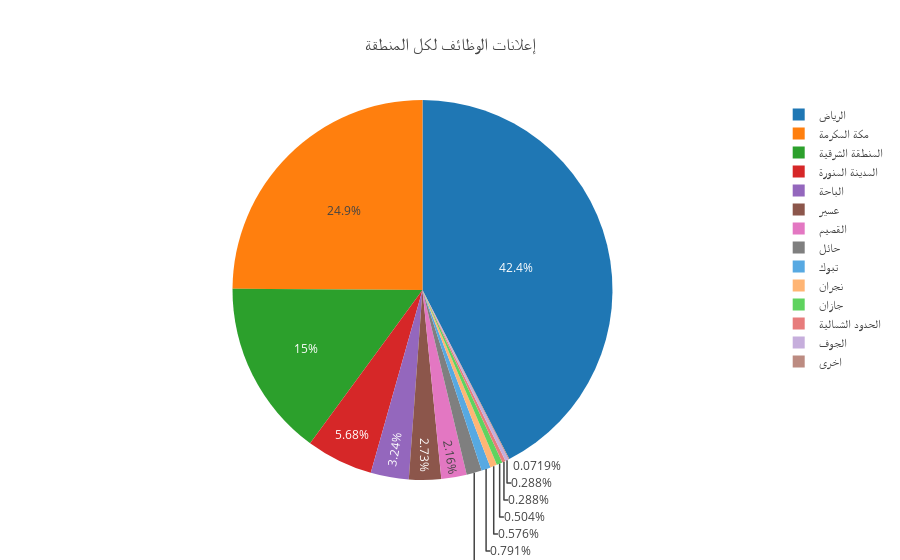

The code cell stored with this chart in its notebook:
### Markdown cell above
Q1 What proportion of job postings is attributed to each region within the kingdom?

### Code cell
# Group by region and count
region_counts = df['region'].value_counts().reset_index()
region_counts.columns = ['region', 'count']

colors = ['#1f77b4', '#ff7f0e', '#2ca02c', '#d62728', '#9467bd', '#8c564b', '#e377c2', '#7f7f7f']

# Create pie chart
fig = px.pie(region_counts, values='count', names='region', title="إعلانات الوظائف لكل المنطقة", 
             color_discrete_sequence=colors)

# Show the chart
fig.show()

### Figure 1 — Plotly figure (JSON) as saved in the notebook; plotly's stock layout.template omitted (floating-point values rounded to 4 significant figures)
{"data": [{"domain": {"x": [0, 1], "y": [0, 1]}, "hovertemplate": "region=%{label}<br>count=%{value}<extra></extra>", "labels": ["الرياض", "مكة المكرمة", "المنطقة الشرقية", "المدينة المنورة", "الباحة", "عسير", "القصيم", "حائل", "تبوك", "نجران", "جازان", "الحدود الشمالية", "الجوف", "اخرى"], "legendgroup": "", "name": "", "showlegend": true, "type": "pie", "values": [590, 346, 209, 79, 45, 38, 30, 18, 11, 8, 7, 4, 4, 1]}], "layout": {"legend": {"tracegroupgap": 0}, "piecolorway": ["#1f77b4", "#ff7f0e", "#2ca02c", "#d62728", "#9467bd", "#8c564b", "#e377c2", "#7f7f7f"], "title": {"text": "إعلانات الوظائف لكل المنطقة"}}}
